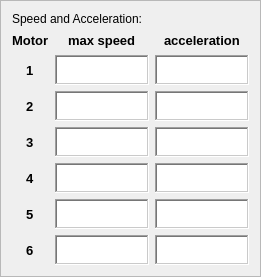
        <widget class="QFrame" name="frame_5">
         <property name="geometry">
          <rect>
           <x>20</x>
           <y>340</y>
           <width>261</width>
           <height>277</height>
          </rect>
         </property>
         <property name="frameShape">
          <enum>QFrame::Shape::StyledPanel</enum>
         </property>
         <property name="frameShadow">
          <enum>QFrame::Shadow::Raised</enum>
         </property>
         <layout class="QVBoxLayout" name="verticalLayout_14">
          <item>
           <widget class="QLabel" name="label_50">
            <property name="text">
             <string>Speed and Acceleration:</string>
            </property>
           </widget>
          </item>
          <item>
           <layout class="QGridLayout" name="gridLayout_6" rowstretch="0,0,0,0,0,0,0" columnstretch="0,0,0">
            <property name="leftMargin">
             <number>0</number>
            </property>
            <item row="5" column="0" alignment="Qt::AlignmentFlag::AlignHCenter">
             <widget class="QLabel" name="label_52">
              <property name="font">
               <font>
                <pointsize>10</pointsize>
                <bold>true</bold>
               </font>
              </property>
              <property name="text">
               <string>5</string>
              </property>
             </widget>
            </item>
            <item row="4" column="2">
             <widget class="QTextEdit" name="motor_4_acc">
              <property name="maximumSize">
               <size>
                <width>100</width>
                <height>30</height>
               </size>
              </property>
              <property name="frameShape">
               <enum>QFrame::Shape::WinPanel</enum>
              </property>
              <property name="frameShadow">
               <enum>QFrame::Shadow::Sunken</enum>
              </property>
              <property name="verticalScrollBarPolicy">
               <enum>Qt::ScrollBarPolicy::ScrollBarAlwaysOff</enum>
              </property>
             </widget>
            </item>
            <item row="4" column="1">
             <widget class="QTextEdit" name="motor_4_max_speed">
              <property name="maximumSize">
               <size>
                <width>100</width>
                <height>30</height>
               </size>
              </property>
              <property name="frameShape">
               <enum>QFrame::Shape::WinPanel</enum>
              </property>
              <property name="frameShadow">
               <enum>QFrame::Shadow::Sunken</enum>
              </property>
              <property name="verticalScrollBarPolicy">
               <enum>Qt::ScrollBarPolicy::ScrollBarAlwaysOff</enum>
              </property>
             </widget>
            </item>
            <item row="1" column="1" alignment="Qt::AlignmentFlag::AlignHCenter">
             <widget class="QTextEdit" name="motor_1_max_speed">
              <property name="maximumSize">
               <size>
                <width>100</width>
                <height>30</height>
               </size>
              </property>
              <property name="frameShape">
               <enum>QFrame::Shape::WinPanel</enum>
              </property>
              <property name="frameShadow">
               <enum>QFrame::Shadow::Sunken</enum>
              </property>
              <property name="verticalScrollBarPolicy">
               <enum>Qt::ScrollBarPolicy::ScrollBarAlwaysOff</enum>
              </property>
             </widget>
            </item>
            <item row="0" column="1" alignment="Qt::AlignmentFlag::AlignHCenter">
             <widget class="QLabel" name="label_57">
              <property name="font">
               <font>
                <pointsize>10</pointsize>
                <bold>true</bold>
               </font>
              </property>
              <property name="text">
               <string>max speed</string>
              </property>
             </widget>
            </item>
            <item row="0" column="2" alignment="Qt::AlignmentFlag::AlignHCenter">
             <widget class="QLabel" name="label_55">
              <property name="font">
               <font>
                <pointsize>10</pointsize>
                <bold>true</bold>
               </font>
              </property>
              <property name="text">
               <string>acceleration</string>
              </property>
             </widget>
            </item>
            <item row="6" column="0" alignment="Qt::AlignmentFlag::AlignHCenter">
             <widget class="QLabel" name="label_59">
              <property name="font">
               <font>
                <pointsize>10</pointsize>
                <bold>true</bold>
               </font>
              </property>
              <property name="text">
               <string>6</string>
              </property>
             </widget>
            </item>
            <item row="5" column="1">
             <widget class="QTextEdit" name="motor_5_max_speed">
              <property name="maximumSize">
               <size>
                <width>100</width>
                <height>30</height>
               </size>
              </property>
              <property name="frameShape">
               <enum>QFrame::Shape::WinPanel</enum>
              </property>
              <property name="frameShadow">
               <enum>QFrame::Shadow::Sunken</enum>
              </property>
              <property name="verticalScrollBarPolicy">
               <enum>Qt::ScrollBarPolicy::ScrollBarAlwaysOff</enum>
              </property>
             </widget>
            </item>
            <item row="5" column="2">
             <widget class="QTextEdit" name="motor_5_acc">
              <property name="maximumSize">
               <size>
                <width>100</width>
                <height>30</height>
               </size>
              </property>
              <property name="frameShape">
               <enum>QFrame::Shape::WinPanel</enum>
              </property>
              <property name="frameShadow">
               <enum>QFrame::Shadow::Sunken</enum>
              </property>
              <property name="verticalScrollBarPolicy">
               <enum>Qt::ScrollBarPolicy::ScrollBarAlwaysOff</enum>
              </property>
             </widget>
            </item>
            <item row="2" column="1">
             <widget class="QTextEdit" name="motor_2_max_speed">
              <property name="maximumSize">
               <size>
                <width>100</width>
                <height>30</height>
               </size>
              </property>
              <property name="frameShape">
               <enum>QFrame::Shape::WinPanel</enum>
              </property>
              <property name="frameShadow">
               <enum>QFrame::Shadow::Sunken</enum>
              </property>
              <property name="verticalScrollBarPolicy">
               <enum>Qt::ScrollBarPolicy::ScrollBarAlwaysOff</enum>
              </property>
             </widget>
            </item>
            <item row="2" column="0" alignment="Qt::AlignmentFlag::AlignHCenter">
             <widget class="QLabel" name="label_56">
              <property name="font">
               <font>
                <pointsize>10</pointsize>
                <bold>true</bold>
               </font>
              </property>
              <property name="text">
               <string>2</string>
              </property>
             </widget>
            </item>
            <item row="0" column="0" alignment="Qt::AlignmentFlag::AlignHCenter">
             <widget class="QLabel" name="motor_label_2">
              <property name="maximumSize">
               <size>
                <width>100</width>
                <height>20</height>
               </size>
              </property>
              <property name="font">
               <font>
                <pointsize>10</pointsize>
                <bold>true</bold>
               </font>
              </property>
              <property name="text">
               <string>Motor</string>
              </property>
             </widget>
            </item>
            <item row="6" column="1">
             <widget class="QTextEdit" name="motor_6_max_speed">
              <property name="maximumSize">
               <size>
                <width>100</width>
                <height>30</height>
               </size>
              </property>
              <property name="frameShape">
               <enum>QFrame::Shape::WinPanel</enum>
              </property>
              <property name="frameShadow">
               <enum>QFrame::Shadow::Sunken</enum>
              </property>
              <property name="verticalScrollBarPolicy">
               <enum>Qt::ScrollBarPolicy::ScrollBarAlwaysOff</enum>
              </property>
             </widget>
            </item>
            <item row="2" column="2">
             <widget class="QTextEdit" name="motor_2_acc">
              <property name="maximumSize">
               <size>
                <width>100</width>
                <height>30</height>
               </size>
              </property>
              <property name="frameShape">
               <enum>QFrame::Shape::WinPanel</enum>
              </property>
              <property name="frameShadow">
               <enum>QFrame::Shadow::Sunken</enum>
              </property>
              <property name="verticalScrollBarPolicy">
               <enum>Qt::ScrollBarPolicy::ScrollBarAlwaysOff</enum>
              </property>
             </widget>
            </item>
            <item row="3" column="2">
             <widget class="QTextEdit" name="motor_3_acc">
              <property name="maximumSize">
               <size>
                <width>100</width>
                <height>30</height>
               </size>
              </property>
              <property name="frameShape">
               <enum>QFrame::Shape::WinPanel</enum>
              </property>
              <property name="frameShadow">
               <enum>QFrame::Shadow::Sunken</enum>
              </property>
              <property name="verticalScrollBarPolicy">
               <enum>Qt::ScrollBarPolicy::ScrollBarAlwaysOff</enum>
              </property>
             </widget>
            </item>
            <item row="3" column="0" alignment="Qt::AlignmentFlag::AlignHCenter">
             <widget class="QLabel" name="label_51">
              <property name="font">
               <font>
                <pointsize>10</pointsize>
                <bold>true</bold>
               </font>
              </property>
              <property name="text">
               <string>3</string>
              </property>
             </widget>
            </item>
            <item row="1" column="0" alignment="Qt::AlignmentFlag::AlignHCenter">
             <widget class="QLabel" name="label_54">
              <property name="maximumSize">
               <size>
                <width>16777215</width>
                <height>20</height>
               </size>
              </property>
              <property name="font">
               <font>
                <pointsize>10</pointsize>
                <bold>true</bold>
               </font>
              </property>
              <property name="text">
               <string>1</string>
              </property>
             </widget>
            </item>
            <item row="4" column="0" alignment="Qt::AlignmentFlag::AlignHCenter">
             <widget class="QLabel" name="label_58">
              <property name="font">
               <font>
                <pointsize>10</pointsize>
                <bold>true</bold>
               </font>
              </property>
              <property name="text">
               <string>4</string>
              </property>
             </widget>
            </item>
            <item row="3" column="1">
             <widget class="QTextEdit" name="motor_3_max_speed">
              <property name="maximumSize">
               <size>
                <width>100</width>
                <height>30</height>
               </size>
              </property>
              <property name="frameShape">
               <enum>QFrame::Shape::WinPanel</enum>
              </property>
              <property name="frameShadow">
               <enum>QFrame::Shadow::Sunken</enum>
              </property>
              <property name="verticalScrollBarPolicy">
               <enum>Qt::ScrollBarPolicy::ScrollBarAlwaysOff</enum>
              </property>
             </widget>
            </item>
            <item row="1" column="2">
             <widget class="QTextEdit" name="motor_1_acc">
              <property name="maximumSize">
               <size>
                <width>100</width>
                <height>30</height>
               </size>
              </property>
              <property name="frameShape">
               <enum>QFrame::Shape::WinPanel</enum>
              </property>
              <property name="frameShadow">
               <enum>QFrame::Shadow::Sunken</enum>
              </property>
              <property name="verticalScrollBarPolicy">
               <enum>Qt::ScrollBarPolicy::ScrollBarAlwaysOff</enum>
              </property>
             </widget>
            </item>
            <item row="6" column="2">
             <widget class="QTextEdit" name="motor_6_acc">
              <property name="maximumSize">
               <size>
                <width>100</width>
                <height>30</height>
               </size>
              </property>
              <property name="frameShape">
               <enum>QFrame::Shape::WinPanel</enum>
              </property>
              <property name="frameShadow">
               <enum>QFrame::Shadow::Sunken</enum>
              </property>
              <property name="verticalScrollBarPolicy">
               <enum>Qt::ScrollBarPolicy::ScrollBarAlwaysOff</enum>
              </property>
             </widget>
            </item>
           </layout>
          </item>
         </layout>
        </widget>
